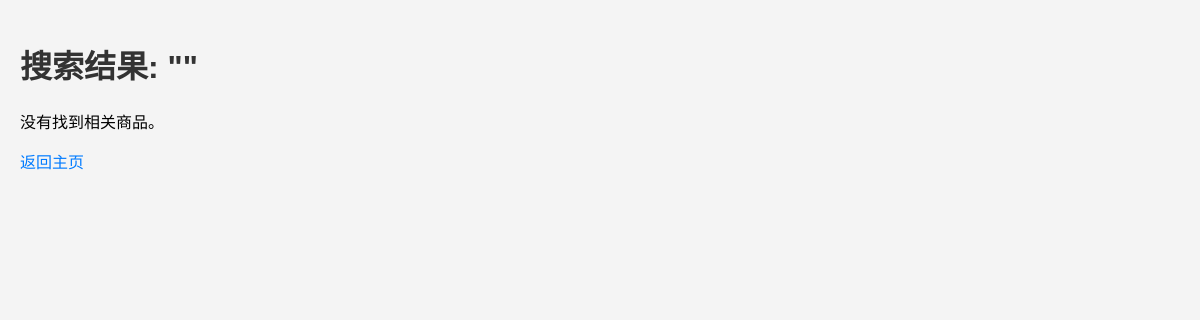
Before: /search/ (signed in) with the older database file.
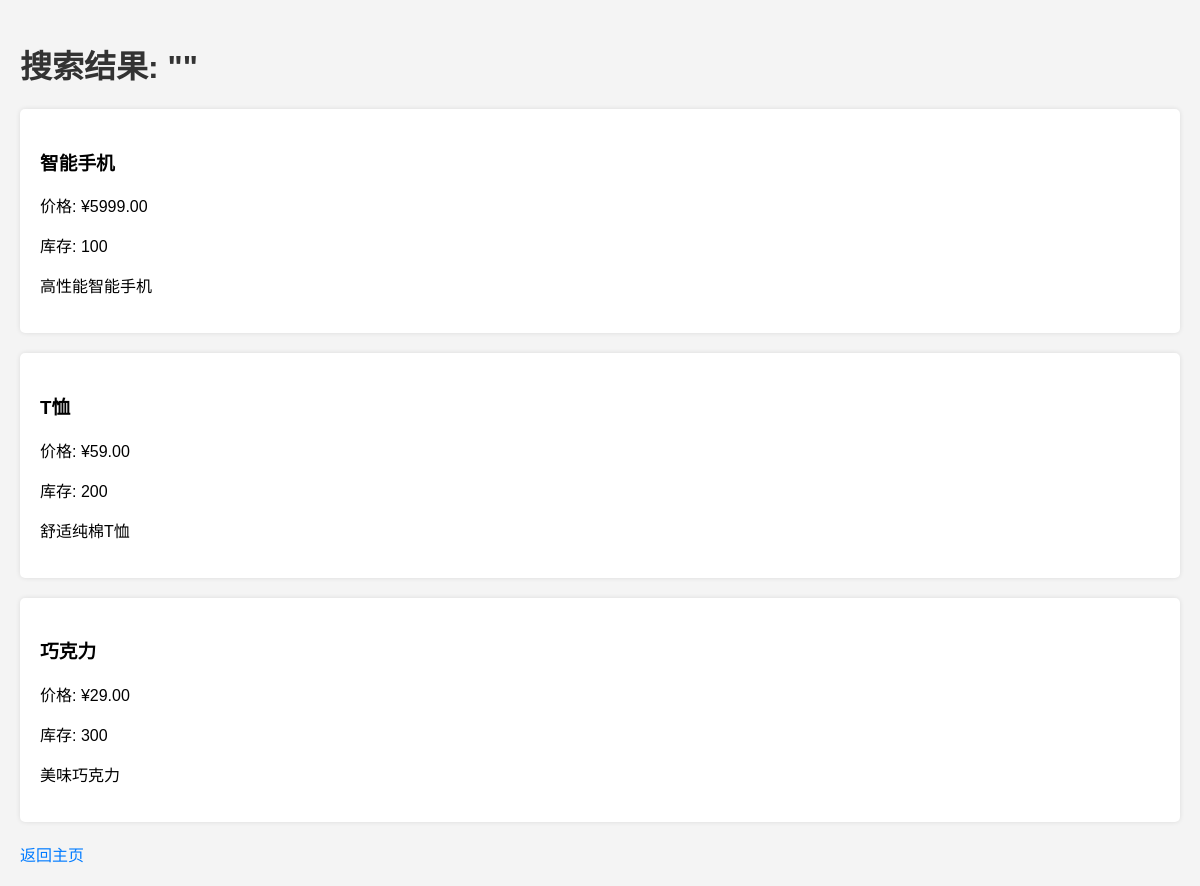
After: the same page with the newer database file.
### my_app/models.py (models this page shows, shortened)
class Product(models.Model):
    name = models.CharField(max_length=200, verbose_name="商品名称")
    category = models.ForeignKey(Category, on_delete=models.SET_NULL, blank=True, null=True, related_name='products',
                                 verbose_name="分类")
    price = models.DecimalField(max_digits=10, decimal_places=2, verbose_name="价格")
    stock = models.IntegerField(default=0, verbose_name="库存")
    description = models.TextField(blank=True, verbose_name="商品描述")
    image = models.ImageField(upload_to='products/', blank=True, null=True, verbose_name="商品图片")
    is_active = models.BooleanField(default=True, verbose_name="是否活跃")
    created_at = models.DateTimeField(auto_now_add=True, verbose_name="创建时间")
    updated_at = models.DateTimeField(auto_now=True, verbose_name="更新时间")

### my_app/views.py (the view)
# urls.py: path('search/', search_view, name='search'),
@login_required
def search_view(request):
    query = request.GET.get('query', '')
    products = Product.objects.filter(
        Q(name__icontains=query) | Q(description__icontains=query),
        is_active=True
    )
    return render(request, 'search_results.html', {'products': products, 'query': query})

### templates/search_results.html (shortened to what this page needs)
<!DOCTYPE html>
<html lang="zh-CN">
<head>
</head>
<body>
    <h1>搜索结果: "{{ query }}"</h1>
    {% if products %}
        <ul>
            {% for product in products %}
                <li>
                    <h3>{{ product.name }}</h3>
                    <p>价格: ¥{{ product.price }}</p>
                    <p>库存: {{ product.stock }}</p>
                    <p>{{ product.description|truncatechars:100 }}</p>
                </li>
            {% endfor %}
        </ul>
    {% else %}
        <p>没有找到相关商品。</p>
    {% endif %}
    <a href="{% url 'home' %}">返回主页</a>
</body>
</html>

Changed rows visible on the page:
added Product: name "智能手机", price "5999.00", stock "100", description "高性能智能手机"
added Product: name "T恤", price "59.00", stock "200", description "舒适纯棉T恤"
added Product: name "巧克力", price "29.00", stock "300", description "美味巧克力"
Other visible differences:
text no longer shown: "没有找到相关商品。"
